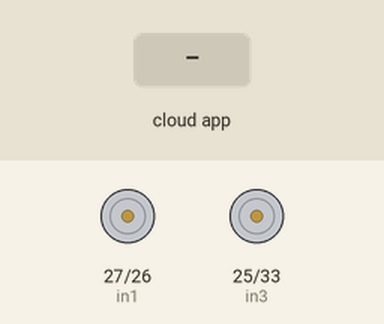
Simulated run of this sketch. Board: ESP32. Parts: motor-driver pin pairs drawn as motors (green arrow = first pin HIGH = forward, orange = second pin HIGH = backward, longer = more drive, scaled by the enable pin). The inputs (shaded band) are chosen by the test bench. WiFi joins after 1.5 s; servers stay silent unless stated; the Firebase database answers and starts empty.

Above: at 1.2 s.
1.3 s: the phone or cloud app sets control to 65
2.8 s: the phone or cloud app sets speed to 65
At 4.2 s:
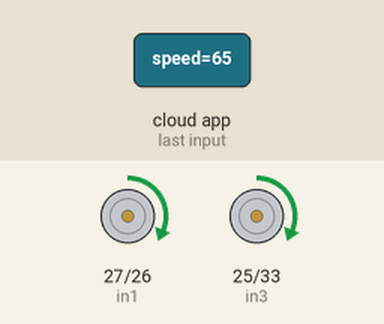
4.5 s: the phone or cloud app sets control to 66
At 5.1 s:
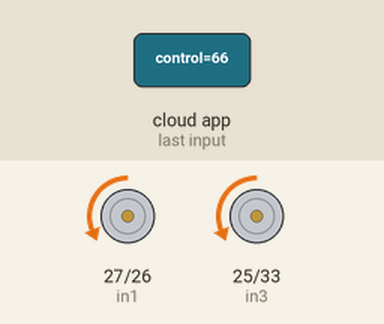
6.1 s: the phone or cloud app sets control to 82
At 7.3 s:
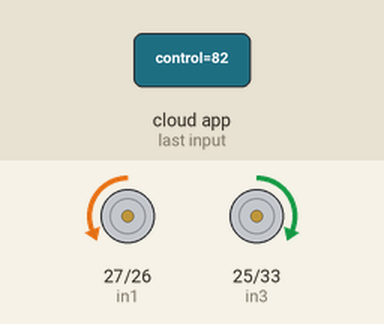
7.6 s: the phone or cloud app sets control to 76
At 8.7 s:
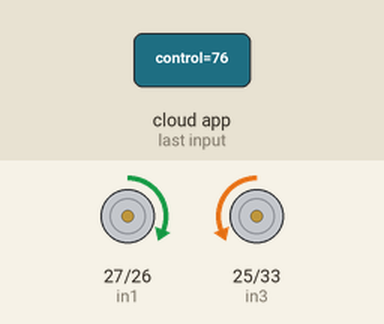
9.1 s: the phone or cloud app sets control to 83
At 9.9 s:
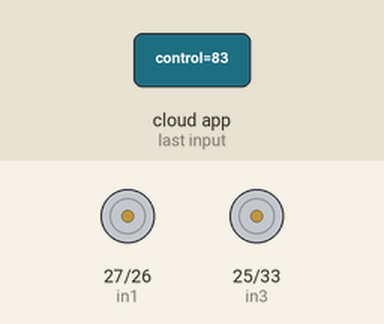
Timing chart, 0 to 11.6 s (numbered marks = the images above; inputs shaded):
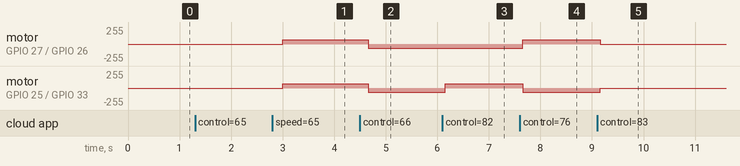

Measured:
- after the input at 2.8 s, motor on GPIO 27 (in1) / GPIO 26 (in2), motor on GPIO 25 (in3) / GPIO 33 (in4): stopped → forward 65/255 after 0.20 s
- after the input at 4.5 s, motor on GPIO 27 (in1) / GPIO 26 (in2), motor on GPIO 25 (in3) / GPIO 33 (in4): forward 65/255 → backward 65/255 after 0.16 s
- after the input at 6.1 s, motor on GPIO 25 (in3) / GPIO 33 (in4): backward 65/255 → forward 65/255 after 0.06 s
- after the input at 7.6 s, motor on GPIO 27 (in1) / GPIO 26 (in2): backward 65/255 → forward 65/255 after 0.06 s; motor on GPIO 25 (in3) / GPIO 33 (in4): forward 65/255 → backward 65/255 after 0.06 s
- after the input at 9.1 s, motor on GPIO 27 (in1) / GPIO 26 (in2): forward 65/255 → stopped after 0.06 s; motor on GPIO 25 (in3) / GPIO 33 (in4): backward 65/255 → stopped after 0.06 s

The sketch:

WeCo.ino
```cpp
#include <WiFi.h>
#include <WiFiClient.h>
#include <FirebaseESP32.h>

//change to weco one
#define FIREBASE_HOST "weco-e6334-default-rtdb.firebaseio.com"
#define FIREBASE_AUTH "HGLIuJii7aMkmFePnAINC9SqthF6GI3Ahd1Wy1Oy"

// WiFi Credentials
#define WIFI_SSID "kanaka@unifi"
#define WIFI_PASSWORD "Roscoe19"

FirebaseData firebaseData;
FirebaseJson json;

// Motor A connections
int enA = 14;
int in1 = 27;
int in2 = 26;
// Motor B connections
int enB = 32;
int in3 = 25;
int in4 = 33;
String speedata;
int speed = 150;
int control;

void setup() {
	pinMode(enA, OUTPUT);
	pinMode(enB, OUTPUT);
	pinMode(in1, OUTPUT);
	pinMode(in2, OUTPUT);
	pinMode(in3, OUTPUT);
	pinMode(in4, OUTPUT);
  //stop();
  analogWrite(enA, speed);
  analogWrite(enB, speed);
  Serial.begin(115200);
  WiFi.begin(WIFI_SSID, WIFI_PASSWORD);
  Firebase.begin(FIREBASE_HOST, FIREBASE_AUTH);
  Firebase.reconnectWiFi(true);
}

// void firebase_data(){
// if (Firebase.getString(firebaseData, "/WeCo/control"))
//     {
//       if (firebaseData.stringData() == "65")
//       {
//         accelerate();
//       }
//       else if (firebaseData.stringData() == "66")
//       {
//         back();
//       }
//       else if (firebaseData.stringData() == "82")
//       {
//         right();
//       }
//       else if (firebaseData.stringData() == "76")
//       {
//         left();
//       }
//       else if (firebaseData.stringData() == "83")
//       {
//         stop();
//       }
//       else{
//       // speedata = firebaseData.stringData();
//       // speed = speedata.toInt();
//       // analogWrite(enA, speed);
//       // analogWrite(enB, speed);
//       }
//     }
//   if (Firebase.getString(firebaseData, "/WeCo/speed"))
//     {
//       speedata = firebaseData.stringData();
//       speed = speedata.toInt();
//       analogWrite(enA, speed);
//       analogWrite(enB, speed);
//     }
// }
void loop() {
if (Firebase.getString(firebaseData, "/WeCo/control"))
    {
      if (firebaseData.stringData() == "65")
      {
        //accelerate();
        digitalWrite(in1, HIGH);
        digitalWrite(in2, LOW);
        digitalWrite(in3, HIGH);
        digitalWrite(in4, LOW);
      }
      else if (firebaseData.stringData() == "66")
      {
        //back();
        digitalWrite(in1, LOW);
        digitalWrite(in2, HIGH);
        digitalWrite(in3, LOW);
        digitalWrite(in4, HIGH);
      }
      else if (firebaseData.stringData() == "82")
      {
        //right();
        digitalWrite(in1, LOW);
        digitalWrite(in2, HIGH);
        digitalWrite(in3, HIGH);
        digitalWrite(in4, LOW);
      }
      else if (firebaseData.stringData() == "76")
      {
        // left();
        digitalWrite(in1, HIGH);
        digitalWrite(in2, LOW);
        digitalWrite(in3, LOW);
        digitalWrite(in4, HIGH);
      }
      else if (firebaseData.stringData() == "83")
      {
        //stop();
        digitalWrite(in1, LOW);
        digitalWrite(in2, LOW);
        digitalWrite(in3, LOW);
        digitalWrite(in4, LOW);
      }
      else{
      // speedata = firebaseData.stringData();
      // speed = speedata.toInt();
      // analogWrite(enA, speed);
      // analogWrite(enB, speed);
      }
    }
  if (Firebase.getString(firebaseData, "/WeCo/speed"))
    {
      speedata = firebaseData.stringData();
      speed = speedata.toInt();
      analogWrite(enA, speed);
      analogWrite(enB, speed);
    }
}

// This function lets you control spinning direction of motors
// void accelerate() {
// 	digitalWrite(in1, HIGH);
// 	digitalWrite(in2, LOW);
// 	digitalWrite(in3, HIGH);
//   digitalWrite(in4, LOW);
// }

// This function lets you control speed of the motors
// void back() {

// 	// Turn on motors
//   digitalWrite(in1, LOW);
//   digitalWrite(in2, HIGH);
//   digitalWrite(in3, LOW);
//   digitalWrite(in4, HIGH);
// }

// void left() {
// 	// Turn on motors
//   digitalWrite(in1, HIGH);
//   digitalWrite(in2, LOW);
//   digitalWrite(in3, LOW);
//   digitalWrite(in4, HIGH);
// }

// void right() {
// 	// Turn on motors
//   digitalWrite(in1, LOW);
//   digitalWrite(in2, HIGH);
//   digitalWrite(in3, HIGH);
//   digitalWrite(in4, LOW);
// }

// void stop(){
//   digitalWrite(in1, LOW);
// 	digitalWrite(in2, LOW);
// 	digitalWrite(in3, LOW);
// 	digitalWrite(in4, LOW);
// }
```
